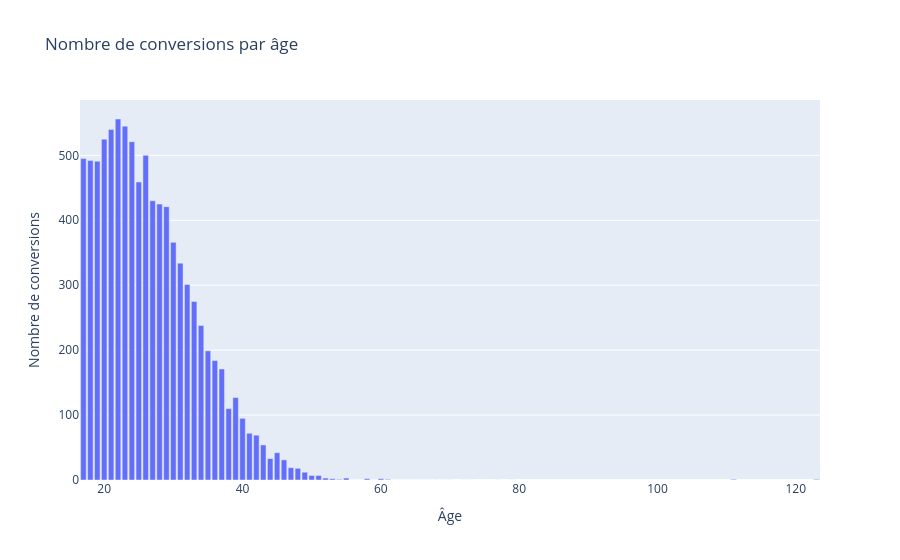

Notebook code for this chart:
### Code cell
data_age_converted = data_train.groupby("age")["converted"].sum().reset_index()
data_age_converted

fig = px.bar(
    data_age_converted,
    x="age",
    y="converted",
    labels={"age": "Âge", "converted": "Nombre de conversions"},
    title="Nombre de conversions par âge"
)
fig.show()

### Figure 1 — Plotly figure (JSON) as saved in the notebook; plotly's stock layout.template omitted (floating-point values rounded to 4 significant figures)
{"data": [{"hovertemplate": "Âge=%{x}<br>Nombre de conversions=%{y}<extra></extra>", "legendgroup": "", "marker": {"color": "#636efa", "pattern": {"shape": ""}}, "name": "", "orientation": "v", "showlegend": false, "textposition": "auto", "type": "bar", "x": [17, 18, 19, 20, 21, 22, 23, 24, 25, 26, 27, 28, 29, 30, 31, 32, 33, 34, 35, 36, 37, 38, 39, 40, 41, 42, 43, 44, 45, 46, 47, 48, 49, 50, 51, 52, 53, 54, 55, 56, 57, 58, 59, 60, 61, 62, 63, 64, 65, 66, 67, 68, 69, 70, 72, 73, 77, 79, 111, 123], "xaxis": "x", "y": [495, 492, 491, 525, 540, 556, 545, 521, 459, 500, 430, 425, 421, 366, 334, 301, 275, 238, 199, 184, 171, 110, 127, 95, 72, 69, 54, 33, 42, 31, 19, 18, 12, 7, 7, 3, 2, 1, 3, 0, 0, 2, 0, 2, 1, 0, 0, 0, 0, 0, 0, 0, 0, 0, 0, 0, 0, 0, 1, 1], "yaxis": "y"}], "layout": {"barmode": "relative", "legend": {"tracegroupgap": 0}, "title": {"text": "Nombre de conversions par âge"}, "xaxis": {"anchor": "y", "domain": [0, 1], "title": {"text": "Âge"}}, "yaxis": {"anchor": "x", "domain": [0, 1], "title": {"text": "Nombre de conversions"}}}}
